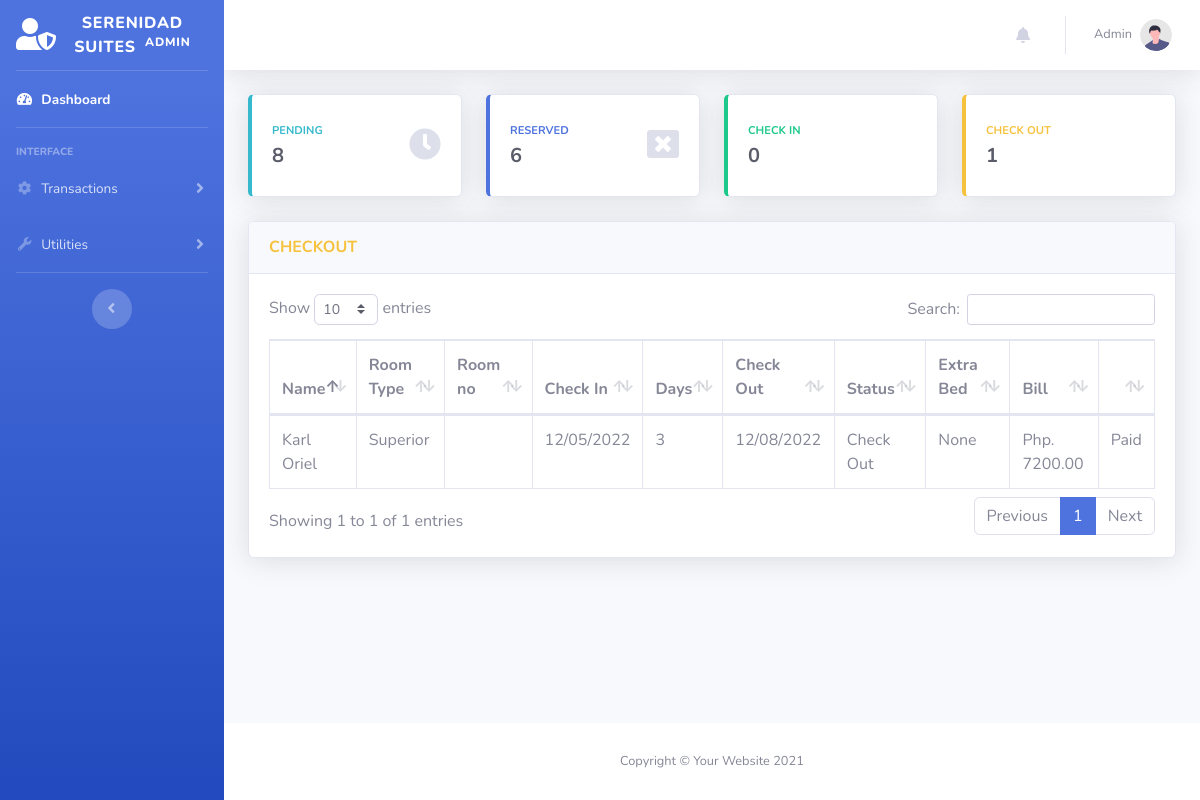
The app's page /admin/reservation-checkout.php (signed in) with its own data.
### tables this page shows
CREATE TABLE `transactions` (
  `id` int NOT NULL,
  `guest_id` int NOT NULL,
  `room_id` int NOT NULL,
  `room_no` int DEFAULT NULL,
  `extra_bed` tinyint NOT NULL DEFAULT '0',
  `extra_pax` int DEFAULT NULL,
  `status` varchar(50) DEFAULT NULL,
  `days` int DEFAULT NULL,
  `checkin` varchar(50) DEFAULT NULL,
  `checkin_time` varchar(50) DEFAULT NULL,
  `checkout` varchar(50) DEFAULT NULL,
  `checkout_time` varchar(50) DEFAULT NULL,
  `bill` varchar(50) DEFAULT NULL,
  `balance` int NOT NULL DEFAULT '0',
  `payment` int NOT NULL DEFAULT '0',
  `is_payment_full` tinyint NOT NULL DEFAULT '0',
  `payment_at` datetime DEFAULT NULL,
  `valid_until` varchar(50) DEFAULT NULL,
  `is_unread` tinyint(1) NOT NULL DEFAULT '1',
  `created_at` datetime DEFAULT NULL,
  `updated_at` datetime DEFAULT NULL
);

CREATE TABLE `guest` (
  `id` int NOT NULL,
  `uuid` varchar(255) DEFAULT NULL,
  `firstname` varchar(50) NOT NULL,
  `middlename` varchar(30) NOT NULL,
  `lastname` varchar(40) NOT NULL,
  `address` varchar(191) DEFAULT NULL,
  `contactno` varchar(20) NOT NULL,
  `created_at` datetime DEFAULT NULL,
  `updated_at` datetime DEFAULT NULL
);

CREATE TABLE `room` (
  `id` int NOT NULL,
  `room_type` varchar(50) NOT NULL,
  `price` varchar(11) NOT NULL,
  `photo` varchar(100) NOT NULL,
  `description` text,
  `created_at` datetime DEFAULT NULL,
  `updated_at` datetime DEFAULT NULL
);

### models/Model.php (called while the page is built, shortened)
<?php
class Model
{
    protected $host = "localhost";
    protected $database = "u905988427_db_hor";
    protected $username = "u905988427_root";
    protected $password = "SerenidadSuites2022";
    protected $pdo;
    protected $stmt;
    public function connect(){
        try {
            $this->pdo = new PDO("mysql:host={$this->host};dbname={$this->database};charset=utf8","{$this->username}","{$this->password}");
            $this->pdo->setAttribute(PDO::ATTR_ERRMODE, PDO::ERRMODE_EXCEPTION);
            $this->pdo->setAttribute(PDO::ATTR_DEFAULT_FETCH_MODE, PDO::FETCH_ASSOC);
        } catch (PDOException $e) {
            echo $e->getMessage();
        }
    }
    public function setQuery($qry){
        $this->qry = $qry;
        $this->stmt = $this->pdo->query($this->qry);
        return $this;
    }
    public function getAll(){
        try {
            return $this->stmt->fetchAll();
        } catch (PDOException $e) {
            return $e->getMessage();
        }
    }
}

### models/Transaction.php (called while the page is built, shortened)
<?php
Class Transaction extends Model {
    public function getCheckOutTransactions(){
        return $this->setQuery("SELECT
                                A.*,
                                B.firstname,
                                B.middlename,
                                B.lastname,
                                B.address,
                                B.contactno,
                                C.room_type,
                                C.price,
                                C.photo
                                FROM `transactions` as A
                                LEFT JOIN `guest` as B
                                ON A.guest_id = B.id
                                LEFT JOIN `room` as C
                                ON A.room_id = C.id
                                WHERE A.status = 'Check Out'
                                ORDER BY A.created_at DESC
                                ")
                                ->getAll();
    }
}

### admin/reservation-checkout.php (the view, shortened to what this page needs)
<?php
$connection = new Transaction();
$CHECKOUT = $connection->getCheckOutTransactions();
?>
<?php include('includes/header.php') ?>
<body id="page-top">
    <div id="wrapper">
        <?php include('includes/sidebar.php') ?>
        <div id="content-wrapper" class="d-flex flex-column">
            <div id="content">
                    <?php include('includes/topbar.php') ?>
                <div class="container-fluid">
                    <div class="row">
                        <?php include('includes/count-cards.php') ?>
                    </div>
                    <div class="card shadow mb-4">
                        <div class="card-header py-3">
                            <h6 class="m-0 font-weight-bold text-warning">CHECKOUT </h6>
                        </div>
                        <div class="card-body">
                            <div class="table-responsive">
                                <table class="table table-bordered" id="dataTable" width="100%" cellspacing="0">
                                <thead>
                                    <tr>
                                        <th>Name</th>
                                        <th>Room Type</th>
                                        <th>Room no</th>
                                        <th>Check In</th>
                                        <th>Days</th>
                                        <th>Check Out</th>
                                        <th>Status</th>
                                        <th>Extra Bed</th>
                                        <th>Bill</th>
                                        <th></th>
                                    </tr>
                                </thead>
                                <tbody>
                                    <?php
                                        foreach ($CHECKOUT as $key => $value) {
                                    ?>
                                    <tr>
                                        <td><?= $value['firstname']." ".$value['lastname']?></td>
                                        <td><?= $value['room_type']?></td>
                                        <td><?= $value['room_no']?></td>
                                        <td><?= $value['checkin']?></td>
                                        <td><?= $value['days']?></td>
                                        <td><?= $value['checkout']?></td>
                                        <td><?= $value['status']?></td>
                                        <td>
                                            <?= $value['extra_bed'] == "0"
                                                ? "None"
                                                : $value['extra_bed']
                                            ?>
                                        </td>
                                        <td><?= "Php. ".$value['bill'].".00"?></td>
                                        <td><label class = "">Paid</label></td>
                                    </tr>
                                    <?php
                                        }
                                    ?>
                                </tbody>
                            </table>
                            </div>
                        </div>
                    </div>
                </div>
            </div>
            <?php include('includes/footer.php') ?>
        </div>
    </div>
</body>
</html>

### records on screen
transactions: guest.firstname "Karl", guest.lastname "Oriel", room.room_type "Superior", checkin "12/05/2022", days "3", checkout "12/08/2022", status "Check Out", extra_bed "None", bill "7200"

### other values on screen
$_SESSION['login-username'] "Admin"
$pendingCount->count "8"
$reservedCount->count "6"
$checkinCount->count "0"
$checkoutCount->count "1"
